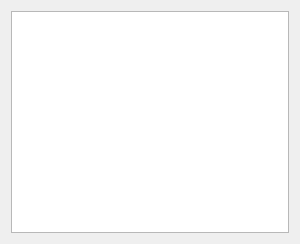
<?xml version="1.0" encoding="UTF-8"?>
<ui version="4.0">
 <class>Form</class>
 <widget class="QWidget" name="Form">
  <property name="geometry">
   <rect>
    <x>0</x>
    <y>0</y>
    <width>300</width>
    <height>244</height>
   </rect>
  </property>
  <property name="windowTitle">
   <string>Weights list</string>
  </property>
  <layout class="QVBoxLayout" name="verticalLayout">
   <item>
    <layout class="QHBoxLayout" name="horizontalLayout">
     <item>
      <widget class="QPlainTextEdit" name="plainTextEdit"/>
     </item>
    </layout>
   </item>
  </layout>
 </widget>
 <resources/>
 <connections/>
</ui>
